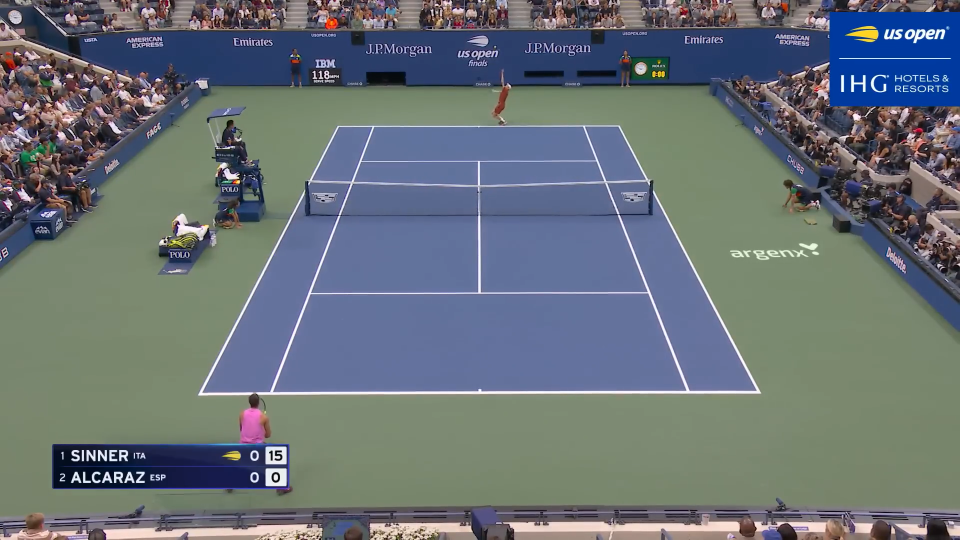
#> input picture tenisUSOpen/dataset/train/images/img1.png, 1919 x 1079 px, found by its file name (shown at 1/2 size)
$ python 5.KMeans_pista.py
#> lines starting #> are read from the running program, lines starting #| are printed output that depends on the picture; after the words box and inside, x2 and y2 are one past the last pixel; in counts of white or black regions, pixels touching at a corner belong together
import cv2
import numpy as np
import matplotlib.pyplot as plt
from sklearn.cluster import KMeans
import os

# Rutas
IMAGES_DIR = os.path.join("dataset", "images")
OUTPUT_KMEANS_DIR = os.path.join("dataset", "kMeans")
OUTPUT_MASK_PISTA_DIR = os.path.join("dataset", "masks_pista_ruido")

os.makedirs(OUTPUT_KMEANS_DIR, exist_ok=True)
os.makedirs(OUTPUT_MASK_PISTA_DIR, exist_ok=True)

IMG_NAMES = ["img1.png", "img2.png", "img3.png"]

def segmentar_kmeans(img, K=3):
    pixels = img.reshape((-1, 3))
    kmeans = KMeans(n_clusters=K, random_state=42)
    labels = kmeans.fit_predict(pixels)
    centers = kmeans.cluster_centers_
    segmented = centers[labels].reshape(img.shape)
    return segmented.astype(np.uint8), labels, centers

def obtener_mascara_super_limpia(img, K=3, area_threshold_ratio=0.05):
    seg_img, labels, centers = segmentar_kmeans(img, K)

    # El cluster de la pista suele ser el más azul
    blue_values = [center[2] for center in centers]
    pista_cluster = np.argmax(blue_values)

    mask = np.zeros(labels.shape, dtype=np.uint8)
    mask[labels == pista_cluster] = 255
    mask = mask.reshape(img.shape[:2])

    # Limpieza morfológica
    kernel = cv2.getStructuringElement(cv2.MORPH_ELLIPSE, (5, 5))
    mask = cv2.morphologyEx(mask, cv2.MORPH_OPEN, kernel)
    mask = cv2.morphologyEx(mask, cv2.MORPH_CLOSE, kernel)

    # Filtrado por contornos
    contours, _ = cv2.findContours(mask, cv2.RETR_EXTERNAL, cv2.CHAIN_APPROX_SIMPLE)
    mask_final = np.zeros_like(mask)
    img_area = img.shape[0] * img.shape[1]

    for cnt in contours:
        if cv2.contourArea(cnt) >= img_area * area_threshold_ratio:
            cv2.drawContours(mask_final, [cnt], -1, 255, thickness=cv2.FILLED)

    return seg_img, mask_final

for img_name in IMG_NAMES:
    img_path = os.path.join(IMAGES_DIR, img_name)
    img = cv2.imread(img_path)
#> img is the input picture: shape (1079, 1919, 3); mean B, G, R 118.9, 113.5, 104.9

    if img is None:
        print(f"Error al cargar {img_name}, saltando")
        continue

    print(f"Procesando {img_name}...")

    img = cv2.cvtColor(img, cv2.COLOR_BGR2RGB)
    h_orig, w_orig = img.shape[:2]
#> h_orig = 1079; w_orig = 1919

    # Escalado para acelerar KMeans
    scale = 0.4
    img_small = cv2.resize(img, (int(w_orig * scale), int(h_orig * scale)))
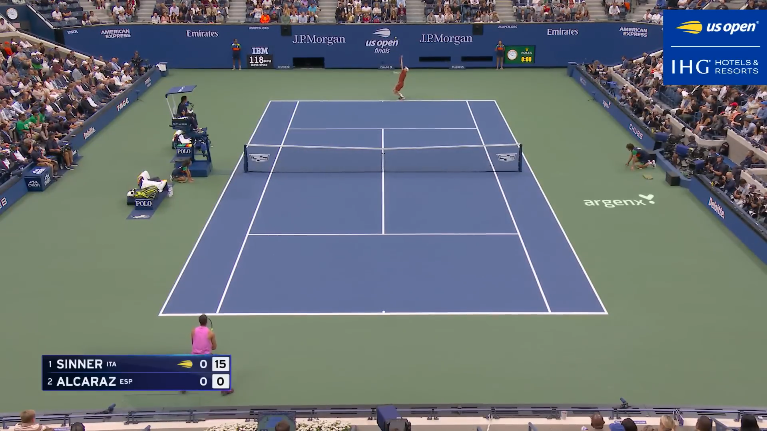
#> img_small: shape (431, 767, 3); mean R, G, B 104.8, 113.4, 118.9

    seg_k3, mask_clean_small = obtener_mascara_super_limpia(img_small, K=3)
#> in segmentar_kmeans, `segmented = centers[labels].reshape(img.shape)`:
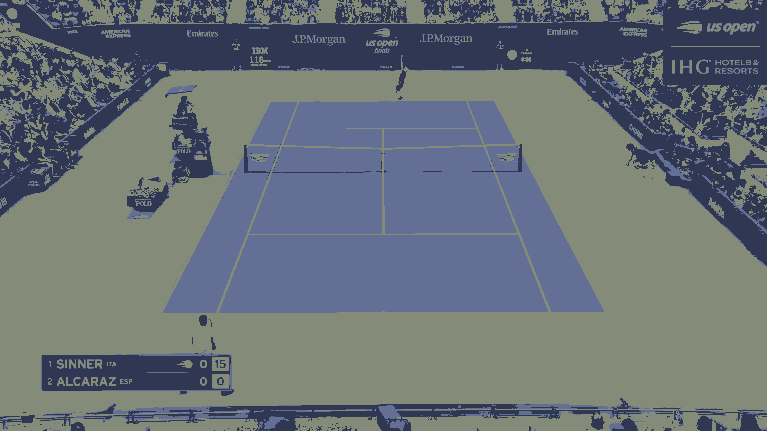
#> segmented: shape (431, 767, 3) float64; mean R, G, B 104.8, 113.4, 118.8
#> in obtener_mascara_super_limpia, `seg_img, labels, centers = segmentar_kmeans(img, K)`: centers = [[99.19, 111.5, 149.8], [132.5, 139.9, 121], [47.51, 55.13, 82.93]]
#> in obtener_mascara_super_limpia, `blue_values = [center[2] for center in centers]`: blue_values = [149.8, 121, 82.93]
#> in obtener_mascara_super_limpia, `pista_cluster = np.argmax(blue_values)`: pista_cluster = 0
#> in obtener_mascara_super_limpia, `contours, _ = cv2.findContours(mask, cv2.RETR_EXTERNAL, cv2.CHAIN_APPR..`:
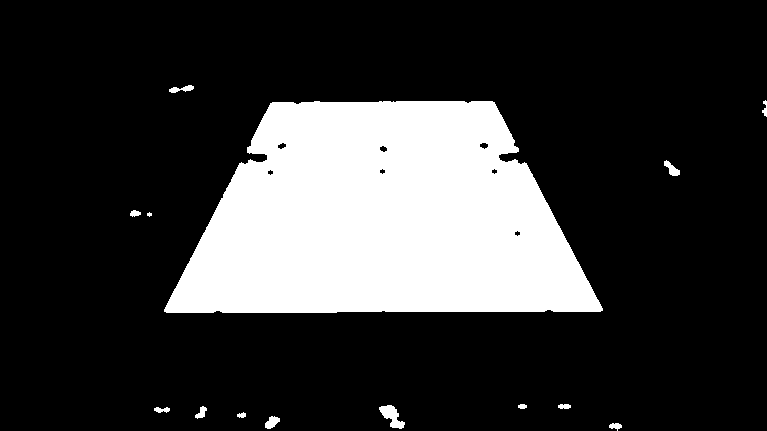
#> mask: shape (431, 767); 21.4% white; 14 white regions (1 under 20 px), largest, box (x1, y1, x2, y2) and area: (164, 101, 603, 313) 69471, (379, 405, 405, 429) 313, (664, 160, 680, 176) 126
#> after the loop in obtener_mascara_super_limpia, `for cnt in contours:`:
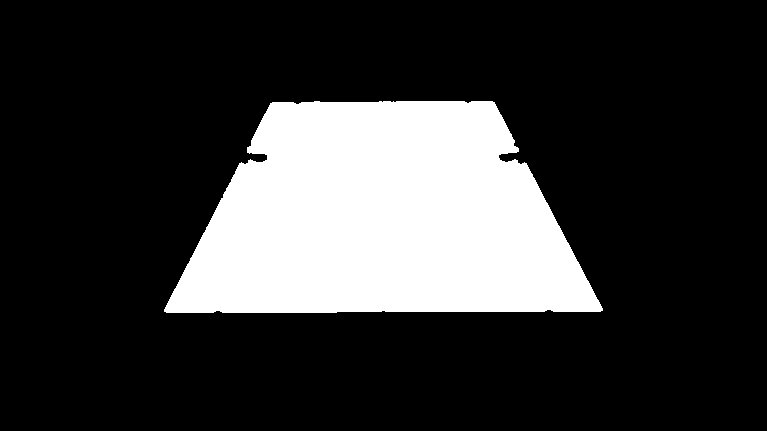
#> mask_final: shape (431, 767); 21.1% white; 1 white region, box (x1, y1, x2, y2) and area: (164, 101, 603, 313) 69635
    mask_clean = cv2.resize(mask_clean_small, (w_orig, h_orig), interpolation=cv2.INTER_NEAREST)
#> mask_clean: shape (1079, 1919); 21.1% white; 1 white region

    kmeans_path = os.path.join(OUTPUT_KMEANS_DIR, f"{os.path.splitext(img_name)[0]}_kmeans.png")
    mask_path = os.path.join(OUTPUT_MASK_PISTA_DIR, f"{os.path.splitext(img_name)[0]}_pista_ruido.png")

    cv2.imwrite(kmeans_path, cv2.cvtColor(seg_k3, cv2.COLOR_RGB2BGR))
    cv2.imwrite(mask_path, mask_clean)
#> pass 2 of the loop `for img_name in IMG_NAMES:`:
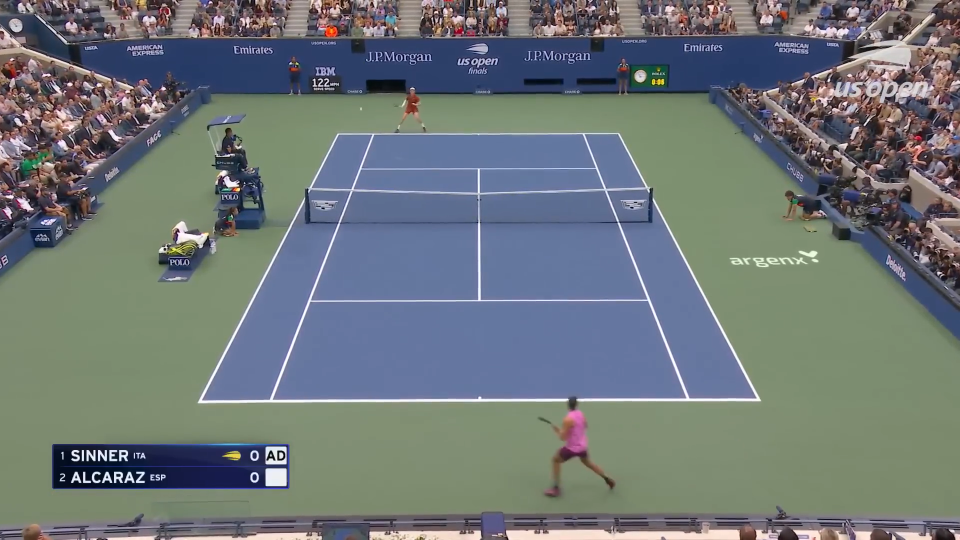
#> input picture tenisUSOpen/dataset/train/images/img2.png, 1919 x 1079 px, found by its file name (shown at 1/2 size)
#> img is the input picture: shape (1079, 1919, 3); mean B, G, R 120.1, 118.5, 110.6
#> in segmentar_kmeans (call 2), `segmented = centers[labels].reshape(img.shape)`:
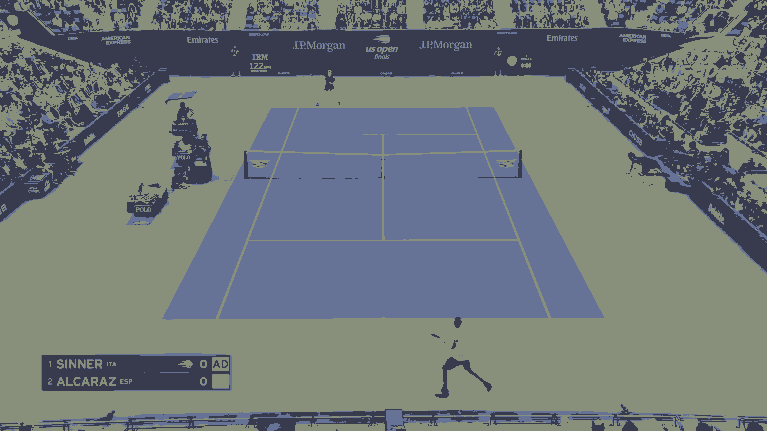
#> segmented: shape (431, 767, 3) float64; mean R, G, B 110.6, 118.4, 120
#> mask: shape (431, 767); 21.4% white; 25 white regions (5 under 20 px), largest, box (x1, y1, x2, y2) and area: (164, 107, 603, 320) 69424, (386, 410, 403, 426) 241, (661, 165, 682, 183) 152
#> `mask_clean = cv2.resize(mask_clean_small, (w_orig, h_orig), interpolat..`:
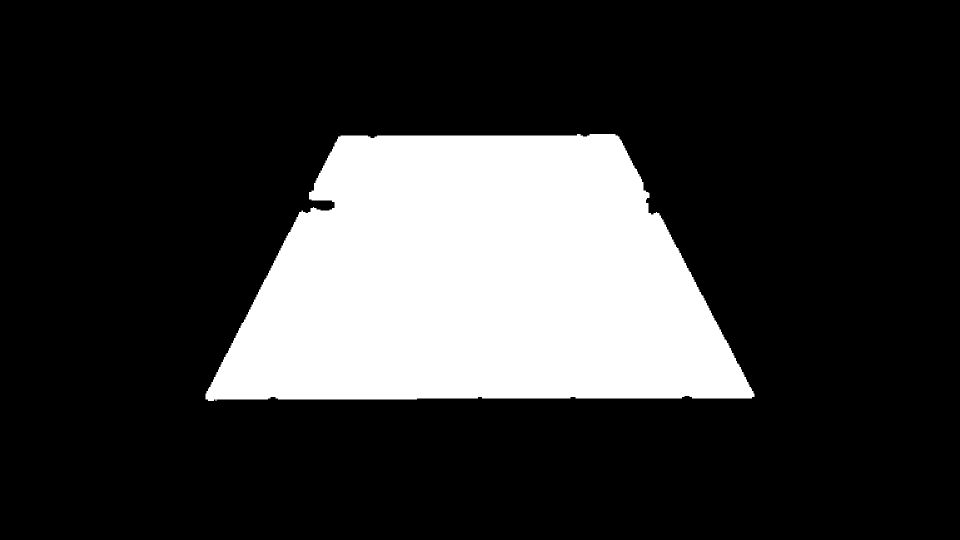
#> mask_clean: shape (1079, 1919) (shown at 1/2 size); 21.1% white; 1 white region
#> pass 3 of the loop `for img_name in IMG_NAMES:`:
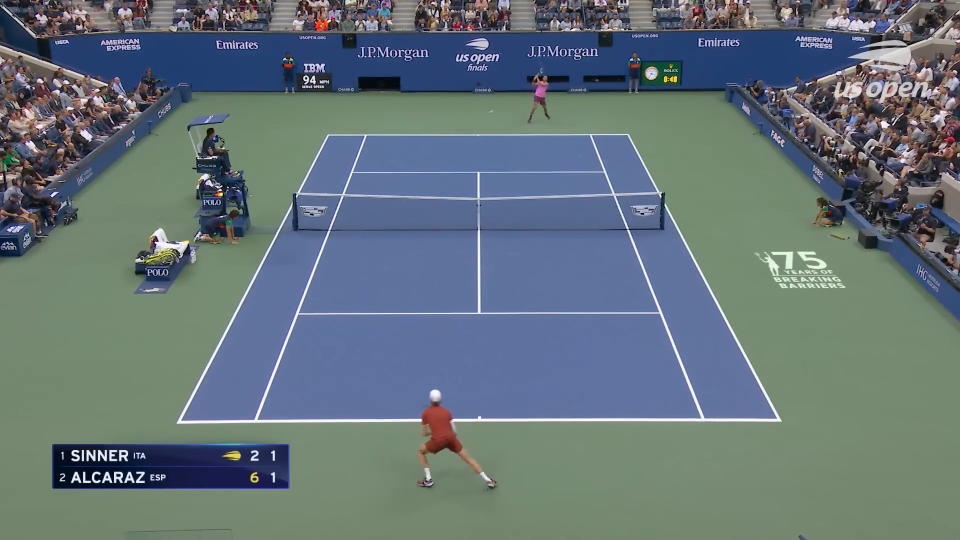
#> input picture tenisUSOpen/dataset/train/images/img3.png, 1919 x 1079 px, found by its file name (shown at 1/2 size)
#> img is the input picture: shape (1079, 1919, 3); mean B, G, R 121, 115.7, 101
#> in segmentar_kmeans (call 3), `segmented = centers[labels].reshape(img.shape)`:
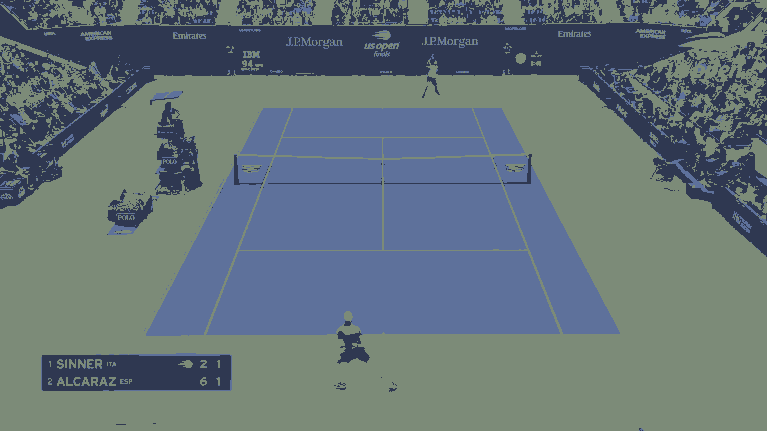
#> segmented: shape (431, 767, 3) float64; mean R, G, B 100.9, 115.6, 121
#> mask: shape (431, 767); 24.3% white; 12 white regions (2 under 20 px), largest, box (x1, y1, x2, y2) and area: (147, 108, 619, 336) 79696, (154, 91, 181, 99) 120, (109, 225, 125, 235) 82
#> `mask_clean = cv2.resize(mask_clean_small, (w_orig, h_orig), interpolat..`:
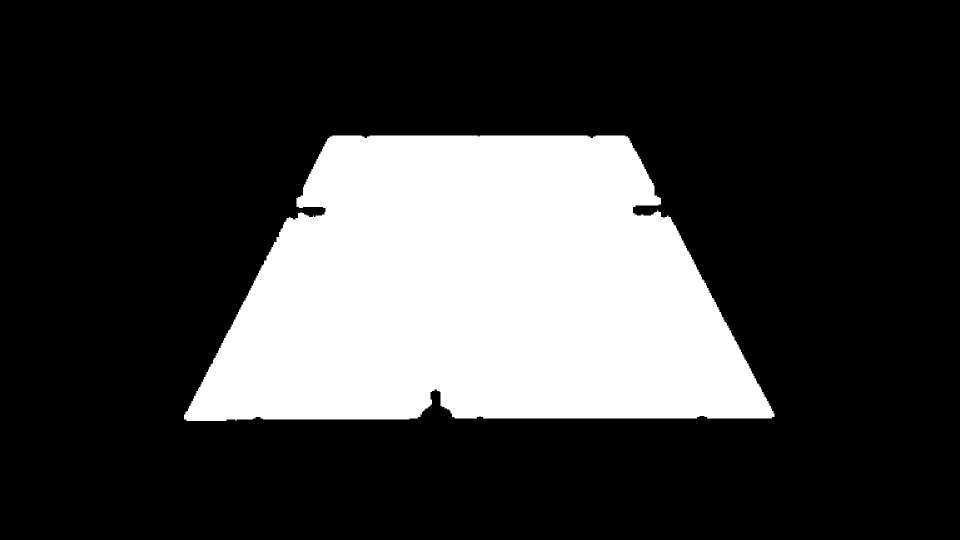
#> mask_clean: shape (1079, 1919) (shown at 1/2 size); 24.2% white; 1 white region, box (x1, y1, x2, y2) and area: (368, 271, 1549, 842) 500465

print("Procesamiento completado.")
